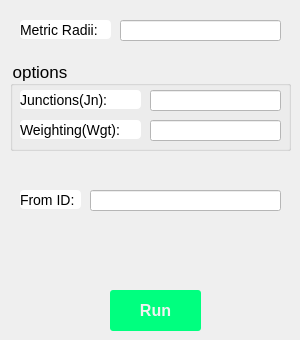
     <widget class="QWidget" name="tab_continuous_4">
      <attribute name="title">
       <string>MR</string>
      </attribute>
      <widget class="QPushButton" name="Button_start_scan_2">
       <property name="geometry">
        <rect>
         <x>110</x>
         <y>290</y>
         <width>91</width>
         <height>41</height>
        </rect>
       </property>
       <property name="styleSheet">
        <string notr="true">QPushButton{
	text-decoration:none;
	background:#00FF7F;
	color:#f2f2f2;
	
	padding:10px 30px 10px 30px;
	font-size:16px;
	font-family:微软雅黑,宋体,Arial,Helvetica,Verdana,sans-serif;
	font-weight:bold;
	border-radius:3px;
}</string>
       </property>
       <property name="text">
        <string>Run</string>
       </property>
      </widget>
      <widget class="QLabel" name="label_2">
       <property name="geometry">
        <rect>
         <x>20</x>
         <y>20</y>
         <width>91</width>
         <height>19</height>
        </rect>
       </property>
       <property name="styleSheet">
        <string notr="true">QLabel{
	text-decoration:none;
	background:#FFFFFF;
	color:#000000;
		
	font-size:14px;
	font-family:微软雅黑,宋体,Arial,Helvetica,Verdana,sans-serif;
	border-radius:4px;
}</string>
       </property>
       <property name="text">
        <string>Metric Radii:</string>
       </property>
      </widget>
      <widget class="QLineEdit" name="lineEdit22_2">
       <property name="geometry">
        <rect>
         <x>120</x>
         <y>20</y>
         <width>161</width>
         <height>21</height>
        </rect>
       </property>
       <property name="styleSheet">
        <string notr="true">QLineEdit{
	text-decoration:none;
	background:#FFFFFF;
	color:#000000;
		
	font-size:14px;
	font-family:微软雅黑,宋体,Arial,Helvetica,Verdana,sans-serif;
	
}</string>
       </property>
      </widget>
      <widget class="QGroupBox" name="groupBox_15">
       <property name="geometry">
        <rect>
         <x>10</x>
         <y>60</y>
         <width>281</width>
         <height>91</height>
        </rect>
       </property>
       <property name="styleSheet">
        <string notr="true">QGroupBox{
	
	
	
		
	font-size:17px;
	font-family:微软雅黑,宋体,Arial,Helvetica,Verdana,sans-serif;
	
}</string>
       </property>
       <property name="title">
        <string>options</string>
       </property>
       <widget class="QLineEdit" name="lineEdit_39">
        <property name="geometry">
         <rect>
          <x>140</x>
          <y>30</y>
          <width>131</width>
          <height>21</height>
         </rect>
        </property>
        <property name="styleSheet">
         <string notr="true">QLineEdit{
	text-decoration:none;
	background:#FFFFFF;
	color:#000000;
		
	font-size:14px;
	font-family:微软雅黑,宋体,Arial,Helvetica,Verdana,sans-serif;
	
}</string>
        </property>
       </widget>
       <widget class="QLabel" name="label_32">
        <property name="geometry">
         <rect>
          <x>10</x>
          <y>30</y>
          <width>121</width>
          <height>19</height>
         </rect>
        </property>
        <property name="styleSheet">
         <string notr="true">QLabel{
	text-decoration:none;
	background:#FFFFFF;
	color:#000000;
		
	font-size:14px;
	font-family:微软雅黑,宋体,Arial,Helvetica,Verdana,sans-serif;
	border-radius:4px;
}</string>
        </property>
        <property name="text">
         <string>Junctions(Jn):</string>
        </property>
       </widget>
       <widget class="QLineEdit" name="lineEdit_40">
        <property name="geometry">
         <rect>
          <x>140</x>
          <y>60</y>
          <width>131</width>
          <height>21</height>
         </rect>
        </property>
        <property name="styleSheet">
         <string notr="true">QLineEdit{
	text-decoration:none;
	background:#FFFFFF;
	color:#000000;
		
	font-size:14px;
	font-family:微软雅黑,宋体,Arial,Helvetica,Verdana,sans-serif;
	
}</string>
        </property>
       </widget>
       <widget class="QLabel" name="label_33">
        <property name="geometry">
         <rect>
          <x>10</x>
          <y>60</y>
          <width>121</width>
          <height>19</height>
         </rect>
        </property>
        <property name="styleSheet">
         <string notr="true">QLabel{
	text-decoration:none;
	background:#FFFFFF;
	color:#000000;
		
	font-size:14px;
	font-family:微软雅黑,宋体,Arial,Helvetica,Verdana,sans-serif;
	border-radius:4px;
}</string>
        </property>
        <property name="text">
         <string>Weighting(Wgt):</string>
        </property>
       </widget>
      </widget>
      <widget class="QLineEdit" name="lineEdit22_3">
       <property name="geometry">
        <rect>
         <x>90</x>
         <y>190</y>
         <width>191</width>
         <height>21</height>
        </rect>
       </property>
       <property name="styleSheet">
        <string notr="true">QLineEdit{
	text-decoration:none;
	background:#FFFFFF;
	color:#000000;
		
	font-size:14px;
	font-family:微软雅黑,宋体,Arial,Helvetica,Verdana,sans-serif;
	
}</string>
       </property>
       <property name="text">
        <string/>
       </property>
      </widget>
      <widget class="QLabel" name="label_8">
       <property name="geometry">
        <rect>
         <x>20</x>
         <y>190</y>
         <width>61</width>
         <height>19</height>
        </rect>
       </property>
       <property name="styleSheet">
        <string notr="true">QLabel{
	text-decoration:none;
	background:#FFFFFF;
	color:#000000;
		
	font-size:14px;
	font-family:微软雅黑,宋体,Arial,Helvetica,Verdana,sans-serif;
	border-radius:4px;
}</string>
       </property>
       <property name="text">
        <string>From ID:</string>
       </property>
      </widget>
     </widget>
